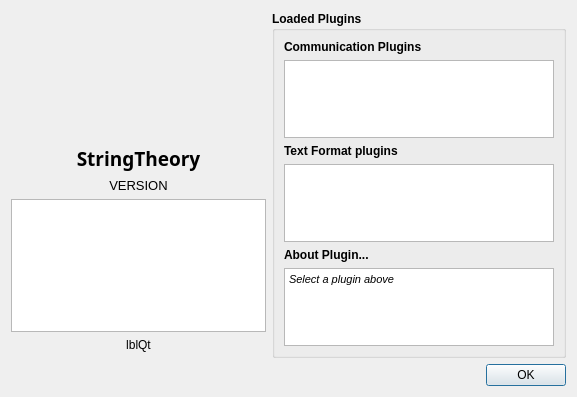
<?xml version="1.0" encoding="UTF-8"?>
<ui version="4.0">
 <class>AboutDialog</class>
 <widget class="QDialog" name="AboutDialog">
  <property name="windowModality">
   <enum>Qt::ApplicationModal</enum>
  </property>
  <property name="geometry">
   <rect>
    <x>0</x>
    <y>0</y>
    <width>577</width>
    <height>397</height>
   </rect>
  </property>
  <property name="windowTitle">
   <string notr="true">About</string>
  </property>
  <property name="modal">
   <bool>true</bool>
  </property>
  <layout class="QGridLayout" name="gridLayout">
   <item row="4" column="0">
    <widget class="QLabel" name="lblQt">
     <property name="text">
      <string notr="true">lblQt</string>
     </property>
     <property name="textFormat">
      <enum>Qt::RichText</enum>
     </property>
     <property name="alignment">
      <set>Qt::AlignCenter</set>
     </property>
     <property name="wordWrap">
      <bool>true</bool>
     </property>
     <property name="openExternalLinks">
      <bool>true</bool>
     </property>
    </widget>
   </item>
   <item row="8" column="0" colspan="2">
    <spacer name="horizontalSpacer_2">
     <property name="orientation">
      <enum>Qt::Horizontal</enum>
     </property>
     <property name="sizeHint" stdset="0">
      <size>
       <width>40</width>
       <height>20</height>
      </size>
     </property>
    </spacer>
   </item>
   <item row="0" column="0">
    <widget class="QLabel" name="lblIcon">
     <property name="sizePolicy">
      <sizepolicy hsizetype="Preferred" vsizetype="Preferred">
       <horstretch>0</horstretch>
       <verstretch>0</verstretch>
      </sizepolicy>
     </property>
     <property name="minimumSize">
      <size>
       <width>128</width>
       <height>128</height>
      </size>
     </property>
     <property name="pixmap">
      <pixmap resource="../res/resources.qrc">:/appicon128w.png</pixmap>
     </property>
     <property name="alignment">
      <set>Qt::AlignCenter</set>
     </property>
     <property name="textInteractionFlags">
      <set>Qt::NoTextInteraction</set>
     </property>
    </widget>
   </item>
   <item row="1" column="0">
    <widget class="QLabel" name="lblAppName">
     <property name="font">
      <font>
       <family>Segoe Script</family>
       <pointsize>14</pointsize>
       <weight>75</weight>
       <bold>true</bold>
      </font>
     </property>
     <property name="text">
      <string>StringTheory</string>
     </property>
     <property name="textFormat">
      <enum>Qt::PlainText</enum>
     </property>
     <property name="alignment">
      <set>Qt::AlignCenter</set>
     </property>
     <property name="textInteractionFlags">
      <set>Qt::NoTextInteraction</set>
     </property>
    </widget>
   </item>
   <item row="8" column="2">
    <widget class="QPushButton" name="btnOk">
     <property name="sizePolicy">
      <sizepolicy hsizetype="Fixed" vsizetype="Fixed">
       <horstretch>0</horstretch>
       <verstretch>0</verstretch>
      </sizepolicy>
     </property>
     <property name="text">
      <string>OK</string>
     </property>
    </widget>
   </item>
   <item row="2" column="0">
    <widget class="QLabel" name="lblVersion">
     <property name="font">
      <font>
       <pointsize>10</pointsize>
      </font>
     </property>
     <property name="text">
      <string>VERSION</string>
     </property>
     <property name="textFormat">
      <enum>Qt::PlainText</enum>
     </property>
     <property name="alignment">
      <set>Qt::AlignCenter</set>
     </property>
    </widget>
   </item>
   <item row="3" column="0">
    <widget class="QTextBrowser" name="txtLicence">
     <property name="sizePolicy">
      <sizepolicy hsizetype="Fixed" vsizetype="Expanding">
       <horstretch>0</horstretch>
       <verstretch>0</verstretch>
      </sizepolicy>
     </property>
     <property name="minimumSize">
      <size>
       <width>255</width>
       <height>0</height>
      </size>
     </property>
     <property name="maximumSize">
      <size>
       <width>255</width>
       <height>16777215</height>
      </size>
     </property>
     <property name="openLinks">
      <bool>false</bool>
     </property>
    </widget>
   </item>
   <item row="0" column="1" rowspan="6" colspan="2">
    <widget class="QGroupBox" name="grpPlugins">
     <property name="font">
      <font>
       <weight>75</weight>
       <bold>true</bold>
      </font>
     </property>
     <property name="title">
      <string>Loaded Plugins</string>
     </property>
     <layout class="QVBoxLayout" name="verticalLayout">
      <item>
       <widget class="QLabel" name="lblComms">
        <property name="text">
         <string>Communication Plugins</string>
        </property>
       </widget>
      </item>
      <item>
       <widget class="QTreeWidget" name="treeComms">
        <property name="font">
         <font>
          <weight>50</weight>
          <bold>false</bold>
         </font>
        </property>
        <attribute name="headerVisible">
         <bool>false</bool>
        </attribute>
        <column>
         <property name="text">
          <string notr="true">1</string>
         </property>
        </column>
       </widget>
      </item>
      <item>
       <widget class="QLabel" name="label">
        <property name="text">
         <string>Text Format plugins</string>
        </property>
       </widget>
      </item>
      <item>
       <widget class="QTreeWidget" name="treeDataEntry">
        <property name="font">
         <font>
          <weight>50</weight>
          <bold>false</bold>
         </font>
        </property>
        <attribute name="headerVisible">
         <bool>false</bool>
        </attribute>
        <column>
         <property name="text">
          <string notr="true">1</string>
         </property>
        </column>
       </widget>
      </item>
      <item>
       <widget class="QLabel" name="label_2">
        <property name="text">
         <string>About Plugin...</string>
        </property>
       </widget>
      </item>
      <item>
       <widget class="QTextBrowser" name="txtPlugLicence">
        <property name="sizePolicy">
         <sizepolicy hsizetype="Expanding" vsizetype="Preferred">
          <horstretch>0</horstretch>
          <verstretch>0</verstretch>
         </sizepolicy>
        </property>
        <property name="font">
         <font>
          <weight>50</weight>
          <bold>false</bold>
         </font>
        </property>
        <property name="horizontalScrollBarPolicy">
         <enum>Qt::ScrollBarAlwaysOff</enum>
        </property>
        <property name="html">
         <string>&lt;!DOCTYPE HTML PUBLIC &quot;-//W3C//DTD HTML 4.0//EN&quot; &quot;http://www.w3.org/TR/REC-html40/strict.dtd&quot;&gt;
&lt;html&gt;&lt;head&gt;&lt;meta name=&quot;qrichtext&quot; content=&quot;1&quot; /&gt;&lt;style type=&quot;text/css&quot;&gt;
p, li { white-space: pre-wrap; }
&lt;/style&gt;&lt;/head&gt;&lt;body style=&quot; font-family:'MS Shell Dlg 2'; font-size:8.25pt; font-weight:400; font-style:normal;&quot;&gt;
&lt;p style=&quot; margin-top:0px; margin-bottom:0px; margin-left:0px; margin-right:0px; -qt-block-indent:0; text-indent:0px;&quot;&gt;&lt;span style=&quot; font-size:8pt; font-style:italic;&quot;&gt;Select a plugin above&lt;/span&gt;&lt;/p&gt;&lt;/body&gt;&lt;/html&gt;</string>
        </property>
        <property name="openExternalLinks">
         <bool>true</bool>
        </property>
        <property name="openLinks">
         <bool>true</bool>
        </property>
       </widget>
      </item>
     </layout>
    </widget>
   </item>
  </layout>
 </widget>
 <resources>
  <include location="../res/resources.qrc"/>
 </resources>
 <connections>
  <connection>
   <sender>btnOk</sender>
   <signal>clicked()</signal>
   <receiver>AboutDialog</receiver>
   <slot>accept()</slot>
   <hints>
    <hint type="sourcelabel">
     <x>327</x>
     <y>271</y>
    </hint>
    <hint type="destinationlabel">
     <x>199</x>
     <y>149</y>
    </hint>
   </hints>
  </connection>
 </connections>
</ui>
